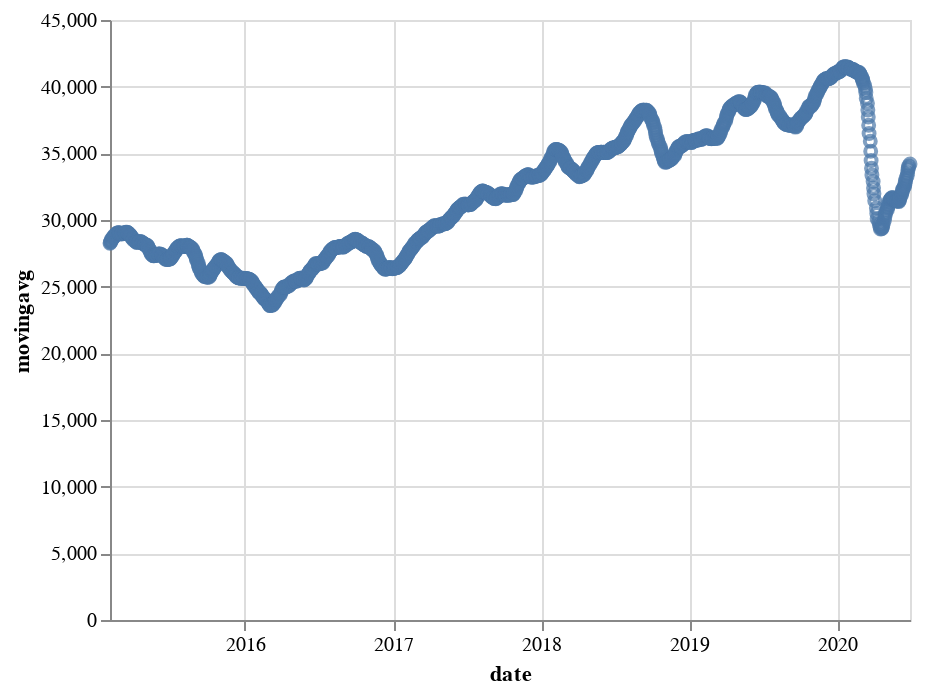

Notebook code for this chart:
### Code cell
alt.Chart(altdata_fourweek).mark_point().encode(
    x='date',
    y='movingavg'
)

### Figure 1 — Vega-Lite specification as saved in the notebook (floating-point values rounded to 4 significant figures; data arrays with more than 128 entries replaced by an {"elided": "..."} marker saying what was removed)
{"config": {"view": {"continuousWidth": 400, "continuousHeight": 300}}, "data": {"name": "data-508a5036ecf177a55237a83d848a1d26"}, "mark": "point", "encoding": {"x": {"field": "date", "type": "temporal"}, "y": {"field": "movingavg", "type": "quantitative"}}, "$schema": "https://vega.github.io/schema/vega-lite/v4.17.0.json", "datasets": {"data-508a5036ecf177a55237a83d848a1d26": {"elided": "1325 records"}}}
